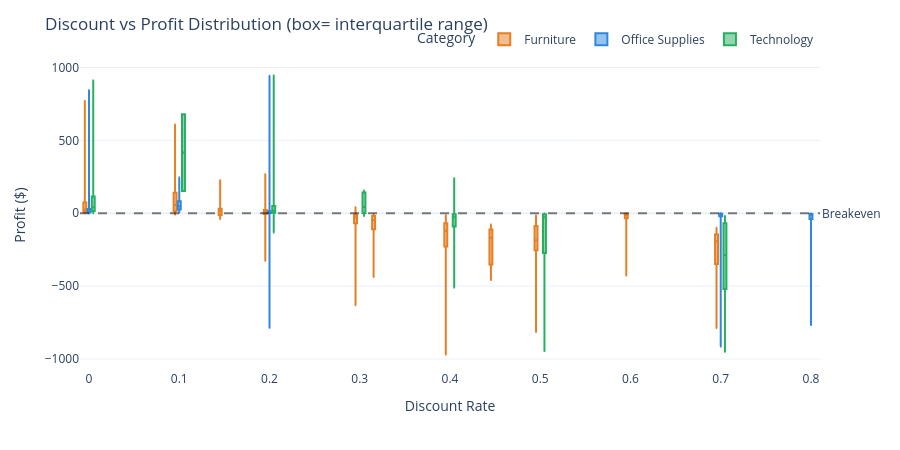

Notebook code cell kept with this figure:
### Markdown cell above
Discount vs Profit (Scatter)

### Code cell
# Step 7 — Discount vs Profit Scatter with trend line
fig_disc = px.box(
    df,
     x='Discount', y='Profit',
    color='Category',
    color_discrete_map={
        'Furniture': '#E67E22',
        'Office Supplies': '#2E86DE',
        'Technology': '#27AE60'
    },
    points=False,
    hover_data={'Sales': ':,.0f', 'Sub-Category': True}
)

# Breakeven line
fig_disc.add_hline(
    y=0, line_dash='dash', line_color='black', opacity=0.5,
    annotation_text="Breakeven", annotation_position="right"
)

fig_disc.update_layout(
    title='Discount vs Profit Distribution (box= interquartile range)',
    xaxis_title='Discount Rate',
    yaxis_title='Profit ($)',
    template='plotly_white',
    height=450,
    legend=dict(orientation='h', yanchor='bottom', y=1.02,
                xanchor='right', x=1)
)

fig_disc.show()

### Figure 1 — Plotly figure (JSON) as saved in the notebook; plotly's stock layout.template omitted (floating-point values rounded to 4 significant figures; data arrays with more than 128 entries replaced by an {"elided": "..."} marker saying what was removed)
{"data": [{"alignmentgroup": "True", "boxpoints": false, "customdata": {"elided": "2114x2 mixed values"}, "hovertemplate": "Category=Furniture<br>Discount=%{x}<br>Profit=%{y}<br>Sales=%{customdata[0]:,.0f}<br>Sub-Category=%{customdata[1]}<extra></extra>", "legendgroup": "Furniture", "marker": {"color": "#E67E22"}, "name": "Furniture", "notched": false, "offsetgroup": "Furniture", "orientation": "v", "showlegend": true, "type": "box", "x": {"elided": "2114 float values"}, "x0": " ", "xaxis": "x", "y": {"elided": "2114 float values"}, "y0": " ", "yaxis": "y"}, {"alignmentgroup": "True", "boxpoints": false, "customdata": {"elided": "5989x2 mixed values"}, "hovertemplate": "Category=Office Supplies<br>Discount=%{x}<br>Profit=%{y}<br>Sales=%{customdata[0]:,.0f}<br>Sub-Category=%{customdata[1]}<extra></extra>", "legendgroup": "Office Supplies", "marker": {"color": "#2E86DE"}, "name": "Office Supplies", "notched": false, "offsetgroup": "Office Supplies", "orientation": "v", "showlegend": true, "type": "box", "x": {"elided": "5989 float values"}, "x0": " ", "xaxis": "x", "y": {"elided": "5989 float values"}, "y0": " ", "yaxis": "y"}, {"alignmentgroup": "True", "boxpoints": false, "customdata": {"elided": "1809x2 mixed values"}, "hovertemplate": "Category=Technology<br>Discount=%{x}<br>Profit=%{y}<br>Sales=%{customdata[0]:,.0f}<br>Sub-Category=%{customdata[1]}<extra></extra>", "legendgroup": "Technology", "marker": {"color": "#27AE60"}, "name": "Technology", "notched": false, "offsetgroup": "Technology", "orientation": "v", "showlegend": true, "type": "box", "x": {"elided": "1809 float values"}, "x0": " ", "xaxis": "x", "y": {"elided": "1809 float values"}, "y0": " ", "yaxis": "y"}], "layout": {"annotations": [{"showarrow": false, "text": "Breakeven", "x": 1, "xanchor": "left", "xref": "x domain", "y": 0, "yanchor": "middle", "yref": "y"}], "boxmode": "group", "height": 450, "legend": {"orientation": "h", "title": {"text": "Category"}, "tracegroupgap": 0, "x": 1, "xanchor": "right", "y": 1.02, "yanchor": "bottom"}, "margin": {"t": 60}, "shapes": [{"line": {"color": "black", "dash": "dash"}, "opacity": 0.5, "type": "line", "x0": 0, "x1": 1, "xref": "x domain", "y0": 0, "y1": 0, "yref": "y"}], "title": {"text": "Discount vs Profit Distribution (box= interquartile range)"}, "xaxis": {"anchor": "y", "domain": [0, 1], "title": {"text": "Discount Rate"}}, "yaxis": {"anchor": "x", "domain": [0, 1], "title": {"text": "Profit ($)"}}}}
